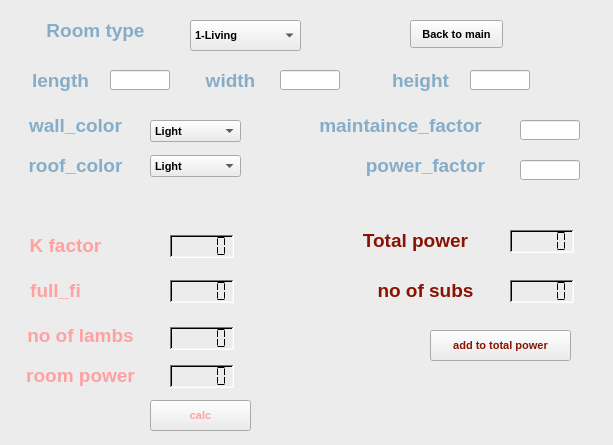
<?xml version="1.0" encoding="UTF-8"?>
<ui version="4.0">
 <class>MainWindow</class>
 <widget class="QMainWindow" name="MainWindow">
  <property name="geometry">
   <rect>
    <x>0</x>
    <y>0</y>
    <width>613</width>
    <height>445</height>
   </rect>
  </property>
  <property name="minimumSize">
   <size>
    <width>613</width>
    <height>445</height>
   </size>
  </property>
  <property name="maximumSize">
   <size>
    <width>613</width>
    <height>445</height>
   </size>
  </property>
  <property name="palette">
   <palette>
    <active>
     <colorrole role="WindowText">
      <brush brushstyle="SolidPattern">
       <color alpha="255">
        <red>0</red>
        <green>0</green>
        <blue>0</blue>
       </color>
      </brush>
     </colorrole>
     <colorrole role="Button">
      <brush brushstyle="SolidPattern">
       <color alpha="255">
        <red>236</red>
        <green>236</green>
        <blue>236</blue>
       </color>
      </brush>
     </colorrole>
     <colorrole role="Light">
      <brush brushstyle="SolidPattern">
       <color alpha="255">
        <red>255</red>
        <green>255</green>
        <blue>255</blue>
       </color>
      </brush>
     </colorrole>
     <colorrole role="Midlight">
      <brush brushstyle="SolidPattern">
       <color alpha="255">
        <red>245</red>
        <green>245</green>
        <blue>245</blue>
       </color>
      </brush>
     </colorrole>
     <colorrole role="Dark">
      <brush brushstyle="SolidPattern">
       <color alpha="255">
        <red>118</red>
        <green>118</green>
        <blue>118</blue>
       </color>
      </brush>
     </colorrole>
     <colorrole role="Mid">
      <brush brushstyle="SolidPattern">
       <color alpha="255">
        <red>157</red>
        <green>157</green>
        <blue>157</blue>
       </color>
      </brush>
     </colorrole>
     <colorrole role="Text">
      <brush brushstyle="SolidPattern">
       <color alpha="255">
        <red>0</red>
        <green>0</green>
        <blue>0</blue>
       </color>
      </brush>
     </colorrole>
     <colorrole role="BrightText">
      <brush brushstyle="SolidPattern">
       <color alpha="255">
        <red>255</red>
        <green>255</green>
        <blue>255</blue>
       </color>
      </brush>
     </colorrole>
     <colorrole role="ButtonText">
      <brush brushstyle="SolidPattern">
       <color alpha="255">
        <red>0</red>
        <green>0</green>
        <blue>0</blue>
       </color>
      </brush>
     </colorrole>
     <colorrole role="Base">
      <brush brushstyle="SolidPattern">
       <color alpha="255">
        <red>255</red>
        <green>255</green>
        <blue>255</blue>
       </color>
      </brush>
     </colorrole>
     <colorrole role="Window">
      <brush brushstyle="SolidPattern">
       <color alpha="255">
        <red>236</red>
        <green>236</green>
        <blue>236</blue>
       </color>
      </brush>
     </colorrole>
     <colorrole role="Shadow">
      <brush brushstyle="SolidPattern">
       <color alpha="255">
        <red>0</red>
        <green>0</green>
        <blue>0</blue>
       </color>
      </brush>
     </colorrole>
     <colorrole role="AlternateBase">
      <brush brushstyle="SolidPattern">
       <color alpha="255">
        <red>245</red>
        <green>245</green>
        <blue>245</blue>
       </color>
      </brush>
     </colorrole>
     <colorrole role="ToolTipBase">
      <brush brushstyle="SolidPattern">
       <color alpha="255">
        <red>255</red>
        <green>255</green>
        <blue>220</blue>
       </color>
      </brush>
     </colorrole>
     <colorrole role="ToolTipText">
      <brush brushstyle="SolidPattern">
       <color alpha="255">
        <red>0</red>
        <green>0</green>
        <blue>0</blue>
       </color>
      </brush>
     </colorrole>
    </active>
    <inactive>
     <colorrole role="WindowText">
      <brush brushstyle="SolidPattern">
       <color alpha="255">
        <red>0</red>
        <green>0</green>
        <blue>0</blue>
       </color>
      </brush>
     </colorrole>
     <colorrole role="Button">
      <brush brushstyle="SolidPattern">
       <color alpha="255">
        <red>236</red>
        <green>236</green>
        <blue>236</blue>
       </color>
      </brush>
     </colorrole>
     <colorrole role="Light">
      <brush brushstyle="SolidPattern">
       <color alpha="255">
        <red>255</red>
        <green>255</green>
        <blue>255</blue>
       </color>
      </brush>
     </colorrole>
     <colorrole role="Midlight">
      <brush brushstyle="SolidPattern">
       <color alpha="255">
        <red>245</red>
        <green>245</green>
        <blue>245</blue>
       </color>
      </brush>
     </colorrole>
     <colorrole role="Dark">
      <brush brushstyle="SolidPattern">
       <color alpha="255">
        <red>118</red>
        <green>118</green>
        <blue>118</blue>
       </color>
      </brush>
     </colorrole>
     <colorrole role="Mid">
      <brush brushstyle="SolidPattern">
       <color alpha="255">
        <red>157</red>
        <green>157</green>
        <blue>157</blue>
       </color>
      </brush>
     </colorrole>
     <colorrole role="Text">
      <brush brushstyle="SolidPattern">
       <color alpha="255">
        <red>0</red>
        <green>0</green>
        <blue>0</blue>
       </color>
      </brush>
     </colorrole>
     <colorrole role="BrightText">
      <brush brushstyle="SolidPattern">
       <color alpha="255">
        <red>255</red>
        <green>255</green>
        <blue>255</blue>
       </color>
      </brush>
     </colorrole>
     <colorrole role="ButtonText">
      <brush brushstyle="SolidPattern">
       <color alpha="255">
        <red>0</red>
        <green>0</green>
        <blue>0</blue>
       </color>
      </brush>
     </colorrole>
     <colorrole role="Base">
      <brush brushstyle="SolidPattern">
       <color alpha="255">
        <red>255</red>
        <green>255</green>
        <blue>255</blue>
       </color>
      </brush>
     </colorrole>
     <colorrole role="Window">
      <brush brushstyle="SolidPattern">
       <color alpha="255">
        <red>236</red>
        <green>236</green>
        <blue>236</blue>
       </color>
      </brush>
     </colorrole>
     <colorrole role="Shadow">
      <brush brushstyle="SolidPattern">
       <color alpha="255">
        <red>0</red>
        <green>0</green>
        <blue>0</blue>
       </color>
      </brush>
     </colorrole>
     <colorrole role="AlternateBase">
      <brush brushstyle="SolidPattern">
       <color alpha="255">
        <red>245</red>
        <green>245</green>
        <blue>245</blue>
       </color>
      </brush>
     </colorrole>
     <colorrole role="ToolTipBase">
      <brush brushstyle="SolidPattern">
       <color alpha="255">
        <red>255</red>
        <green>255</green>
        <blue>220</blue>
       </color>
      </brush>
     </colorrole>
     <colorrole role="ToolTipText">
      <brush brushstyle="SolidPattern">
       <color alpha="255">
        <red>0</red>
        <green>0</green>
        <blue>0</blue>
       </color>
      </brush>
     </colorrole>
    </inactive>
    <disabled>
     <colorrole role="WindowText">
      <brush brushstyle="SolidPattern">
       <color alpha="255">
        <red>118</red>
        <green>118</green>
        <blue>118</blue>
       </color>
      </brush>
     </colorrole>
     <colorrole role="Button">
      <brush brushstyle="SolidPattern">
       <color alpha="255">
        <red>236</red>
        <green>236</green>
        <blue>236</blue>
       </color>
      </brush>
     </colorrole>
     <colorrole role="Light">
      <brush brushstyle="SolidPattern">
       <color alpha="255">
        <red>255</red>
        <green>255</green>
        <blue>255</blue>
       </color>
      </brush>
     </colorrole>
     <colorrole role="Midlight">
      <brush brushstyle="SolidPattern">
       <color alpha="255">
        <red>245</red>
        <green>245</green>
        <blue>245</blue>
       </color>
      </brush>
     </colorrole>
     <colorrole role="Dark">
      <brush brushstyle="SolidPattern">
       <color alpha="255">
        <red>118</red>
        <green>118</green>
        <blue>118</blue>
       </color>
      </brush>
     </colorrole>
     <colorrole role="Mid">
      <brush brushstyle="SolidPattern">
       <color alpha="255">
        <red>157</red>
        <green>157</green>
        <blue>157</blue>
       </color>
      </brush>
     </colorrole>
     <colorrole role="Text">
      <brush brushstyle="SolidPattern">
       <color alpha="255">
        <red>118</red>
        <green>118</green>
        <blue>118</blue>
       </color>
      </brush>
     </colorrole>
     <colorrole role="BrightText">
      <brush brushstyle="SolidPattern">
       <color alpha="255">
        <red>255</red>
        <green>255</green>
        <blue>255</blue>
       </color>
      </brush>
     </colorrole>
     <colorrole role="ButtonText">
      <brush brushstyle="SolidPattern">
       <color alpha="255">
        <red>118</red>
        <green>118</green>
        <blue>118</blue>
       </color>
      </brush>
     </colorrole>
     <colorrole role="Base">
      <brush brushstyle="SolidPattern">
       <color alpha="255">
        <red>236</red>
        <green>236</green>
        <blue>236</blue>
       </color>
      </brush>
     </colorrole>
     <colorrole role="Window">
      <brush brushstyle="SolidPattern">
       <color alpha="255">
        <red>236</red>
        <green>236</green>
        <blue>236</blue>
       </color>
      </brush>
     </colorrole>
     <colorrole role="Shadow">
      <brush brushstyle="SolidPattern">
       <color alpha="255">
        <red>0</red>
        <green>0</green>
        <blue>0</blue>
       </color>
      </brush>
     </colorrole>
     <colorrole role="AlternateBase">
      <brush brushstyle="SolidPattern">
       <color alpha="255">
        <red>236</red>
        <green>236</green>
        <blue>236</blue>
       </color>
      </brush>
     </colorrole>
     <colorrole role="ToolTipBase">
      <brush brushstyle="SolidPattern">
       <color alpha="255">
        <red>255</red>
        <green>255</green>
        <blue>220</blue>
       </color>
      </brush>
     </colorrole>
     <colorrole role="ToolTipText">
      <brush brushstyle="SolidPattern">
       <color alpha="255">
        <red>0</red>
        <green>0</green>
        <blue>0</blue>
       </color>
      </brush>
     </colorrole>
    </disabled>
   </palette>
  </property>
  <property name="font">
   <font>
    <pointsize>8</pointsize>
    <weight>75</weight>
    <italic>false</italic>
    <bold>true</bold>
    <underline>false</underline>
    <strikeout>false</strikeout>
    <stylestrategy>PreferDefault</stylestrategy>
    <kerning>true</kerning>
   </font>
  </property>
  <property name="mouseTracking">
   <bool>true</bool>
  </property>
  <property name="windowTitle">
   <string>MainWindow</string>
  </property>
  <widget class="QWidget" name="centralwidget">
   <widget class="QLabel" name="k_factor_label">
    <property name="geometry">
     <rect>
      <x>20</x>
      <y>230</y>
      <width>91</width>
      <height>31</height>
     </rect>
    </property>
    <property name="text">
     <string>&lt;html&gt;&lt;head/&gt;&lt;body&gt;&lt;p align=&quot;center&quot;&gt;&lt;span style=&quot; font-size:14pt; font-weight:600; color:#ffa1a1;&quot;&gt;K factor&lt;/span&gt;&lt;/p&gt;&lt;/body&gt;&lt;/html&gt;</string>
    </property>
   </widget>
   <widget class="QLabel" name="width_label">
    <property name="geometry">
     <rect>
      <x>190</x>
      <y>65</y>
      <width>81</width>
      <height>31</height>
     </rect>
    </property>
    <property name="text">
     <string>&lt;html&gt;&lt;head/&gt;&lt;body&gt;&lt;p align=&quot;center&quot;&gt;&lt;span style=&quot; font-size:14pt; font-weight:600; color:#85adc8;&quot;&gt;width&lt;/span&gt;&lt;/p&gt;&lt;/body&gt;&lt;/html&gt;</string>
    </property>
   </widget>
   <widget class="QLabel" name="maintaince_facto_label">
    <property name="geometry">
     <rect>
      <x>290</x>
      <y>110</y>
      <width>221</width>
      <height>31</height>
     </rect>
    </property>
    <property name="text">
     <string>&lt;html&gt;&lt;head/&gt;&lt;body&gt;&lt;p align=&quot;center&quot;&gt;&lt;span style=&quot; font-size:14pt; font-weight:600; color:#85adc8;&quot;&gt;maintaince_factor&lt;/span&gt;&lt;/p&gt;&lt;/body&gt;&lt;/html&gt;</string>
    </property>
   </widget>
   <widget class="QLineEdit" name="height">
    <property name="geometry">
     <rect>
      <x>470</x>
      <y>70</y>
      <width>60</width>
      <height>20</height>
     </rect>
    </property>
   </widget>
   <widget class="QComboBox" name="room_type">
    <property name="geometry">
     <rect>
      <x>190</x>
      <y>20</y>
      <width>111</width>
      <height>31</height>
     </rect>
    </property>
    <property name="baseSize">
     <size>
      <width>0</width>
      <height>0</height>
     </size>
    </property>
    <property name="autoFillBackground">
     <bool>false</bool>
    </property>
    <property name="editable">
     <bool>false</bool>
    </property>
    <item>
     <property name="text">
      <string>1-Living</string>
     </property>
    </item>
    <item>
     <property name="text">
      <string>2-Living_2</string>
     </property>
    </item>
    <item>
     <property name="text">
      <string>3-Study</string>
     </property>
    </item>
    <item>
     <property name="text">
      <string>4-Bed</string>
     </property>
    </item>
    <item>
     <property name="text">
      <string>5-Bed_2</string>
     </property>
    </item>
    <item>
     <property name="text">
      <string>6-Recepion</string>
     </property>
    </item>
    <item>
     <property name="text">
      <string>7-Kitchen</string>
     </property>
    </item>
    <item>
     <property name="text">
      <string>8-Bath_stairs</string>
     </property>
    </item>
    <item>
     <property name="text">
      <string>9-Garage</string>
     </property>
    </item>
   </widget>
   <widget class="QLineEdit" name="width">
    <property name="geometry">
     <rect>
      <x>280</x>
      <y>70</y>
      <width>60</width>
      <height>20</height>
     </rect>
    </property>
    <property name="text">
     <string/>
    </property>
   </widget>
   <widget class="QLabel" name="roo_label">
    <property name="geometry">
     <rect>
      <x>20</x>
      <y>10</y>
      <width>151</width>
      <height>41</height>
     </rect>
    </property>
    <property name="contextMenuPolicy">
     <enum>Qt::DefaultContextMenu</enum>
    </property>
    <property name="frameShape">
     <enum>QFrame::NoFrame</enum>
    </property>
    <property name="frameShadow">
     <enum>QFrame::Sunken</enum>
    </property>
    <property name="text">
     <string>&lt;html&gt;&lt;head/&gt;&lt;body&gt;&lt;p align=&quot;center&quot;&gt;&lt;span style=&quot; font-size:14pt; font-weight:600; color:#85adc8;&quot;&gt;Room type&lt;/span&gt;&lt;/p&gt;&lt;/body&gt;&lt;/html&gt;</string>
    </property>
    <property name="textFormat">
     <enum>Qt::AutoText</enum>
    </property>
   </widget>
   <widget class="QLabel" name="wall_color_label">
    <property name="geometry">
     <rect>
      <x>10</x>
      <y>110</y>
      <width>131</width>
      <height>31</height>
     </rect>
    </property>
    <property name="text">
     <string>&lt;html&gt;&lt;head/&gt;&lt;body&gt;&lt;p align=&quot;center&quot;&gt;&lt;span style=&quot; font-size:14pt; font-weight:600; color:#85adc8;&quot;&gt;wall_color&lt;/span&gt;&lt;/p&gt;&lt;/body&gt;&lt;/html&gt;</string>
    </property>
   </widget>
   <widget class="QLabel" name="power_factor_label">
    <property name="geometry">
     <rect>
      <x>340</x>
      <y>150</y>
      <width>171</width>
      <height>31</height>
     </rect>
    </property>
    <property name="text">
     <string>&lt;html&gt;&lt;head/&gt;&lt;body&gt;&lt;p align=&quot;center&quot;&gt;&lt;span style=&quot; font-size:14pt; font-weight:600; color:#85adc8;&quot;&gt;power_factor&lt;/span&gt;&lt;/p&gt;&lt;/body&gt;&lt;/html&gt;</string>
    </property>
   </widget>
   <widget class="QComboBox" name="wall_color">
    <property name="geometry">
     <rect>
      <x>150</x>
      <y>120</y>
      <width>91</width>
      <height>22</height>
     </rect>
    </property>
    <item>
     <property name="text">
      <string>Light</string>
     </property>
    </item>
    <item>
     <property name="text">
      <string>Dark</string>
     </property>
    </item>
   </widget>
   <widget class="QLabel" name="fi_label">
    <property name="geometry">
     <rect>
      <x>10</x>
      <y>270</y>
      <width>91</width>
      <height>41</height>
     </rect>
    </property>
    <property name="text">
     <string>&lt;html&gt;&lt;head/&gt;&lt;body&gt;&lt;p align=&quot;center&quot;&gt;&lt;span style=&quot; font-size:14pt; font-weight:600; color:#ffa1a1;&quot;&gt;full_fi&lt;/span&gt;&lt;/p&gt;&lt;/body&gt;&lt;/html&gt;</string>
    </property>
   </widget>
   <widget class="QLCDNumber" name="k_factor_lcd">
    <property name="geometry">
     <rect>
      <x>170</x>
      <y>235</y>
      <width>64</width>
      <height>23</height>
     </rect>
    </property>
    <property name="autoFillBackground">
     <bool>true</bool>
    </property>
    <property name="inputMethodHints">
     <set>Qt::ImhNone</set>
    </property>
    <property name="frameShape">
     <enum>QFrame::WinPanel</enum>
    </property>
    <property name="frameShadow">
     <enum>QFrame::Sunken</enum>
    </property>
    <property name="lineWidth">
     <number>1</number>
    </property>
    <property name="midLineWidth">
     <number>0</number>
    </property>
    <property name="smallDecimalPoint">
     <bool>false</bool>
    </property>
    <property name="digitCount">
     <number>5</number>
    </property>
    <property name="segmentStyle">
     <enum>QLCDNumber::Flat</enum>
    </property>
    <property name="value" stdset="0">
     <double>0.000000000000000</double>
    </property>
    <property name="intValue" stdset="0">
     <number>0</number>
    </property>
   </widget>
   <widget class="QLabel" name="no_of_lambs_label">
    <property name="geometry">
     <rect>
      <x>10</x>
      <y>320</y>
      <width>141</width>
      <height>31</height>
     </rect>
    </property>
    <property name="text">
     <string>&lt;html&gt;&lt;head/&gt;&lt;body&gt;&lt;p align=&quot;center&quot;&gt;&lt;span style=&quot; font-size:14pt; font-weight:600; color:#ffa1a1;&quot;&gt;no of lambs&lt;/span&gt;&lt;/p&gt;&lt;/body&gt;&lt;/html&gt;</string>
    </property>
   </widget>
   <widget class="QLineEdit" name="power_factor">
    <property name="geometry">
     <rect>
      <x>520</x>
      <y>160</y>
      <width>60</width>
      <height>20</height>
     </rect>
    </property>
   </widget>
   <widget class="QLabel" name="length_label">
    <property name="geometry">
     <rect>
      <x>20</x>
      <y>65</y>
      <width>81</width>
      <height>31</height>
     </rect>
    </property>
    <property name="text">
     <string>&lt;html&gt;&lt;head/&gt;&lt;body&gt;&lt;p align=&quot;center&quot;&gt;&lt;span style=&quot; font-size:14pt; font-weight:600; color:#85adc8;&quot;&gt;length&lt;/span&gt;&lt;/p&gt;&lt;/body&gt;&lt;/html&gt;</string>
    </property>
   </widget>
   <widget class="QLineEdit" name="maintaince_factor">
    <property name="geometry">
     <rect>
      <x>520</x>
      <y>120</y>
      <width>60</width>
      <height>20</height>
     </rect>
    </property>
   </widget>
   <widget class="QLabel" name="room_power_label">
    <property name="geometry">
     <rect>
      <x>0</x>
      <y>360</y>
      <width>161</width>
      <height>31</height>
     </rect>
    </property>
    <property name="text">
     <string>&lt;html&gt;&lt;head/&gt;&lt;body&gt;&lt;p align=&quot;center&quot;&gt;&lt;span style=&quot; font-size:14pt; font-weight:600; color:#ffa1a1;&quot;&gt;room power&lt;/span&gt;&lt;/p&gt;&lt;/body&gt;&lt;/html&gt;</string>
    </property>
   </widget>
   <widget class="QLineEdit" name="length">
    <property name="geometry">
     <rect>
      <x>110</x>
      <y>70</y>
      <width>60</width>
      <height>20</height>
     </rect>
    </property>
    <property name="baseSize">
     <size>
      <width>0</width>
      <height>0</height>
     </size>
    </property>
   </widget>
   <widget class="QLabel" name="height_label">
    <property name="geometry">
     <rect>
      <x>380</x>
      <y>65</y>
      <width>81</width>
      <height>31</height>
     </rect>
    </property>
    <property name="text">
     <string>&lt;html&gt;&lt;head/&gt;&lt;body&gt;&lt;p align=&quot;center&quot;&gt;&lt;span style=&quot; font-size:14pt; font-weight:600; color:#85adc8;&quot;&gt;height&lt;/span&gt;&lt;/p&gt;&lt;/body&gt;&lt;/html&gt;</string>
    </property>
   </widget>
   <widget class="QComboBox" name="roof_color">
    <property name="geometry">
     <rect>
      <x>150</x>
      <y>155</y>
      <width>91</width>
      <height>22</height>
     </rect>
    </property>
    <item>
     <property name="text">
      <string>Light</string>
     </property>
    </item>
    <item>
     <property name="text">
      <string>Dark</string>
     </property>
    </item>
   </widget>
   <widget class="QLabel" name="roof_colorlabel">
    <property name="geometry">
     <rect>
      <x>10</x>
      <y>150</y>
      <width>131</width>
      <height>31</height>
     </rect>
    </property>
    <property name="text">
     <string>&lt;html&gt;&lt;head/&gt;&lt;body&gt;&lt;p align=&quot;center&quot;&gt;&lt;span style=&quot; font-size:14pt; font-weight:600; color:#85adc8;&quot;&gt;roof_color&lt;/span&gt;&lt;/p&gt;&lt;/body&gt;&lt;/html&gt;</string>
    </property>
   </widget>
   <widget class="QLCDNumber" name="full_fi_lcd">
    <property name="geometry">
     <rect>
      <x>170</x>
      <y>280</y>
      <width>64</width>
      <height>23</height>
     </rect>
    </property>
    <property name="autoFillBackground">
     <bool>true</bool>
    </property>
    <property name="inputMethodHints">
     <set>Qt::ImhNone</set>
    </property>
    <property name="frameShape">
     <enum>QFrame::WinPanel</enum>
    </property>
    <property name="frameShadow">
     <enum>QFrame::Sunken</enum>
    </property>
    <property name="lineWidth">
     <number>1</number>
    </property>
    <property name="midLineWidth">
     <number>0</number>
    </property>
    <property name="smallDecimalPoint">
     <bool>false</bool>
    </property>
    <property name="digitCount">
     <number>5</number>
    </property>
    <property name="segmentStyle">
     <enum>QLCDNumber::Flat</enum>
    </property>
    <property name="value" stdset="0">
     <double>0.000000000000000</double>
    </property>
    <property name="intValue" stdset="0">
     <number>0</number>
    </property>
   </widget>
   <widget class="QLCDNumber" name="no_of_lambs_lcd">
    <property name="geometry">
     <rect>
      <x>170</x>
      <y>327</y>
      <width>64</width>
      <height>23</height>
     </rect>
    </property>
    <property name="autoFillBackground">
     <bool>true</bool>
    </property>
    <property name="inputMethodHints">
     <set>Qt::ImhNone</set>
    </property>
    <property name="frameShape">
     <enum>QFrame::WinPanel</enum>
    </property>
    <property name="frameShadow">
     <enum>QFrame::Sunken</enum>
    </property>
    <property name="lineWidth">
     <number>1</number>
    </property>
    <property name="midLineWidth">
     <number>0</number>
    </property>
    <property name="smallDecimalPoint">
     <bool>false</bool>
    </property>
    <property name="digitCount">
     <number>5</number>
    </property>
    <property name="segmentStyle">
     <enum>QLCDNumber::Flat</enum>
    </property>
    <property name="value" stdset="0">
     <double>0.000000000000000</double>
    </property>
    <property name="intValue" stdset="0">
     <number>0</number>
    </property>
   </widget>
   <widget class="QLCDNumber" name="room_power_lcd">
    <property name="geometry">
     <rect>
      <x>170</x>
      <y>365</y>
      <width>64</width>
      <height>23</height>
     </rect>
    </property>
    <property name="autoFillBackground">
     <bool>true</bool>
    </property>
    <property name="inputMethodHints">
     <set>Qt::ImhNone</set>
    </property>
    <property name="frameShape">
     <enum>QFrame::WinPanel</enum>
    </property>
    <property name="frameShadow">
     <enum>QFrame::Sunken</enum>
    </property>
    <property name="lineWidth">
     <number>1</number>
    </property>
    <property name="midLineWidth">
     <number>0</number>
    </property>
    <property name="smallDecimalPoint">
     <bool>false</bool>
    </property>
    <property name="digitCount">
     <number>5</number>
    </property>
    <property name="segmentStyle">
     <enum>QLCDNumber::Flat</enum>
    </property>
    <property name="value" stdset="0">
     <double>0.000000000000000</double>
    </property>
    <property name="intValue" stdset="0">
     <number>0</number>
    </property>
   </widget>
   <widget class="Line" name="line">
    <property name="geometry">
     <rect>
      <x>610</x>
      <y>-20</y>
      <width>20</width>
      <height>471</height>
     </rect>
    </property>
    <property name="lineWidth">
     <number>0</number>
    </property>
    <property name="midLineWidth">
     <number>4</number>
    </property>
    <property name="orientation">
     <enum>Qt::Vertical</enum>
    </property>
   </widget>
   <widget class="Line" name="line_2">
    <property name="windowModality">
     <enum>Qt::NonModal</enum>
    </property>
    <property name="geometry">
     <rect>
      <x>0</x>
      <y>440</y>
      <width>621</width>
      <height>20</height>
     </rect>
    </property>
    <property name="lineWidth">
     <number>0</number>
    </property>
    <property name="midLineWidth">
     <number>4</number>
    </property>
    <property name="orientation">
     <enum>Qt::Horizontal</enum>
    </property>
   </widget>
   <widget class="QPushButton" name="calculate_room_button">
    <property name="geometry">
     <rect>
      <x>150</x>
      <y>400</y>
      <width>101</width>
      <height>31</height>
     </rect>
    </property>
    <property name="palette">
     <palette>
      <active>
       <colorrole role="WindowText">
        <brush brushstyle="SolidPattern">
         <color alpha="255">
          <red>144</red>
          <green>8</green>
          <blue>8</blue>
         </color>
        </brush>
       </colorrole>
       <colorrole role="ButtonText">
        <brush brushstyle="SolidPattern">
         <color alpha="255">
          <red>255</red>
          <green>161</green>
          <blue>161</blue>
         </color>
        </brush>
       </colorrole>
      </active>
      <inactive>
       <colorrole role="WindowText">
        <brush brushstyle="SolidPattern">
         <color alpha="255">
          <red>144</red>
          <green>8</green>
          <blue>8</blue>
         </color>
        </brush>
       </colorrole>
       <colorrole role="ButtonText">
        <brush brushstyle="SolidPattern">
         <color alpha="255">
          <red>255</red>
          <green>161</green>
          <blue>161</blue>
         </color>
        </brush>
       </colorrole>
      </inactive>
      <disabled>
       <colorrole role="WindowText">
        <brush brushstyle="SolidPattern">
         <color alpha="255">
          <red>118</red>
          <green>118</green>
          <blue>118</blue>
         </color>
        </brush>
       </colorrole>
       <colorrole role="ButtonText">
        <brush brushstyle="SolidPattern">
         <color alpha="255">
          <red>118</red>
          <green>118</green>
          <blue>118</blue>
         </color>
        </brush>
       </colorrole>
      </disabled>
     </palette>
    </property>
    <property name="text">
     <string>calc</string>
    </property>
   </widget>
   <widget class="QPushButton" name="add_to_total_power_button">
    <property name="geometry">
     <rect>
      <x>430</x>
      <y>330</y>
      <width>141</width>
      <height>31</height>
     </rect>
    </property>
    <property name="palette">
     <palette>
      <active>
       <colorrole role="ButtonText">
        <brush brushstyle="SolidPattern">
         <color alpha="255">
          <red>136</red>
          <green>19</green>
          <blue>3</blue>
         </color>
        </brush>
       </colorrole>
      </active>
      <inactive>
       <colorrole role="ButtonText">
        <brush brushstyle="SolidPattern">
         <color alpha="255">
          <red>136</red>
          <green>19</green>
          <blue>3</blue>
         </color>
        </brush>
       </colorrole>
      </inactive>
      <disabled>
       <colorrole role="ButtonText">
        <brush brushstyle="SolidPattern">
         <color alpha="255">
          <red>118</red>
          <green>118</green>
          <blue>118</blue>
         </color>
        </brush>
       </colorrole>
      </disabled>
     </palette>
    </property>
    <property name="text">
     <string>add to total power</string>
    </property>
   </widget>
   <widget class="QLabel" name="tot_power_label">
    <property name="geometry">
     <rect>
      <x>340</x>
      <y>220</y>
      <width>151</width>
      <height>41</height>
     </rect>
    </property>
    <property name="text">
     <string>&lt;html&gt;&lt;head/&gt;&lt;body&gt;&lt;p align=&quot;center&quot;&gt;&lt;span style=&quot; font-size:14pt; color:#881303;&quot;&gt;Total power&lt;/span&gt;&lt;/p&gt;&lt;/body&gt;&lt;/html&gt;</string>
    </property>
   </widget>
   <widget class="QLCDNumber" name="total_power_lcd">
    <property name="geometry">
     <rect>
      <x>510</x>
      <y>230</y>
      <width>64</width>
      <height>23</height>
     </rect>
    </property>
    <property name="autoFillBackground">
     <bool>true</bool>
    </property>
    <property name="inputMethodHints">
     <set>Qt::ImhNone</set>
    </property>
    <property name="frameShape">
     <enum>QFrame::WinPanel</enum>
    </property>
    <property name="frameShadow">
     <enum>QFrame::Sunken</enum>
    </property>
    <property name="lineWidth">
     <number>1</number>
    </property>
    <property name="midLineWidth">
     <number>0</number>
    </property>
    <property name="smallDecimalPoint">
     <bool>false</bool>
    </property>
    <property name="digitCount">
     <number>5</number>
    </property>
    <property name="segmentStyle">
     <enum>QLCDNumber::Flat</enum>
    </property>
    <property name="value" stdset="0">
     <double>0.000000000000000</double>
    </property>
    <property name="intValue" stdset="0">
     <number>0</number>
    </property>
   </widget>
   <widget class="QLabel" name="no_of_subs_label">
    <property name="geometry">
     <rect>
      <x>350</x>
      <y>270</y>
      <width>151</width>
      <height>41</height>
     </rect>
    </property>
    <property name="text">
     <string>&lt;html&gt;&lt;head/&gt;&lt;body&gt;&lt;p align=&quot;center&quot;&gt;&lt;span style=&quot; font-size:14pt; color:#881303;&quot;&gt;no of subs&lt;/span&gt;&lt;/p&gt;&lt;/body&gt;&lt;/html&gt;</string>
    </property>
   </widget>
   <widget class="QLCDNumber" name="no_of_subs_lcd">
    <property name="geometry">
     <rect>
      <x>510</x>
      <y>280</y>
      <width>64</width>
      <height>23</height>
     </rect>
    </property>
    <property name="autoFillBackground">
     <bool>true</bool>
    </property>
    <property name="inputMethodHints">
     <set>Qt::ImhNone</set>
    </property>
    <property name="frameShape">
     <enum>QFrame::WinPanel</enum>
    </property>
    <property name="frameShadow">
     <enum>QFrame::Sunken</enum>
    </property>
    <property name="lineWidth">
     <number>1</number>
    </property>
    <property name="midLineWidth">
     <number>0</number>
    </property>
    <property name="smallDecimalPoint">
     <bool>false</bool>
    </property>
    <property name="digitCount">
     <number>5</number>
    </property>
    <property name="segmentStyle">
     <enum>QLCDNumber::Flat</enum>
    </property>
    <property name="value" stdset="0">
     <double>0.000000000000000</double>
    </property>
    <property name="intValue" stdset="0">
     <number>0</number>
    </property>
   </widget>
   <widget class="QPushButton" name="back_to_main_button">
    <property name="geometry">
     <rect>
      <x>410</x>
      <y>20</y>
      <width>93</width>
      <height>28</height>
     </rect>
    </property>
    <property name="text">
     <string>Back to main</string>
    </property>
   </widget>
  </widget>
 </widget>
 <tabstops>
  <tabstop>height</tabstop>
  <tabstop>room_type</tabstop>
  <tabstop>width</tabstop>
  <tabstop>wall_color</tabstop>
  <tabstop>power_factor</tabstop>
  <tabstop>maintaince_factor</tabstop>
  <tabstop>length</tabstop>
  <tabstop>roof_color</tabstop>
 </tabstops>
 <resources/>
 <connections/>
</ui>
